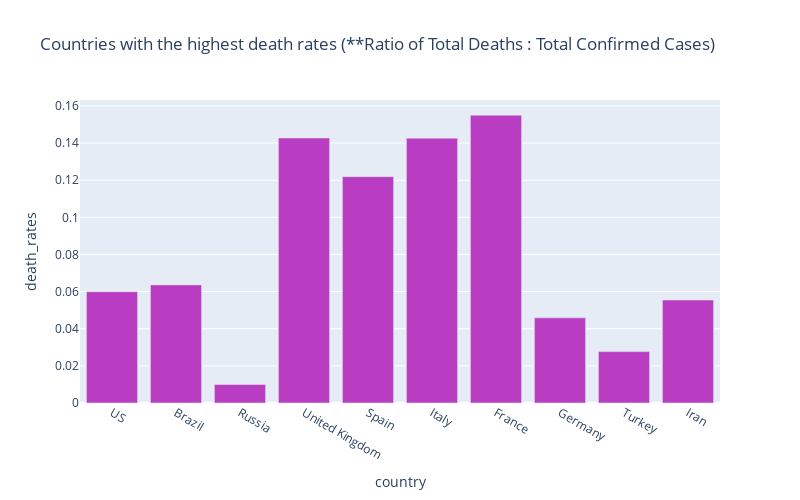

Source (notebook cell):
### Code cell
px.bar(
    sorted_country_df.head(10),
    x = "country",
    y = "death_rates",
    title= "Countries with the highest death rates (**Ratio of Total Deaths : Total Confirmed Cases)",
    color_discrete_sequence=["#b93dc2"], 
    height=500,
    width=800
)

### Figure 1 — Plotly figure (JSON) as saved in the notebook; plotly's stock layout.template omitted (floating-point values rounded to 4 significant figures)
{"data": [{"alignmentgroup": "True", "hovertemplate": "country=%{x}<br>death_rates=%{y}<extra></extra>", "legendgroup": "", "marker": {"color": "#b93dc2"}, "name": "", "offsetgroup": "", "orientation": "v", "showlegend": false, "textposition": "auto", "type": "bar", "x": ["US", "Brazil", "Russia", "United Kingdom", "Spain", "Italy", "France", "Germany", "Turkey", "Iran"], "xaxis": "x", "y": [0.05995, 0.06361, 0.009953, 0.1427, 0.1219, 0.1426, 0.155, 0.04586, 0.02768, 0.05545], "yaxis": "y"}], "layout": {"barmode": "relative", "height": 500, "legend": {"tracegroupgap": 0}, "title": {"text": "Countries with the highest death rates (**Ratio of Total Deaths : Total Confirmed Cases)"}, "width": 800, "xaxis": {"anchor": "y", "domain": [0, 1], "title": {"text": "country"}}, "yaxis": {"anchor": "x", "domain": [0, 1], "title": {"text": "death_rates"}}}}
